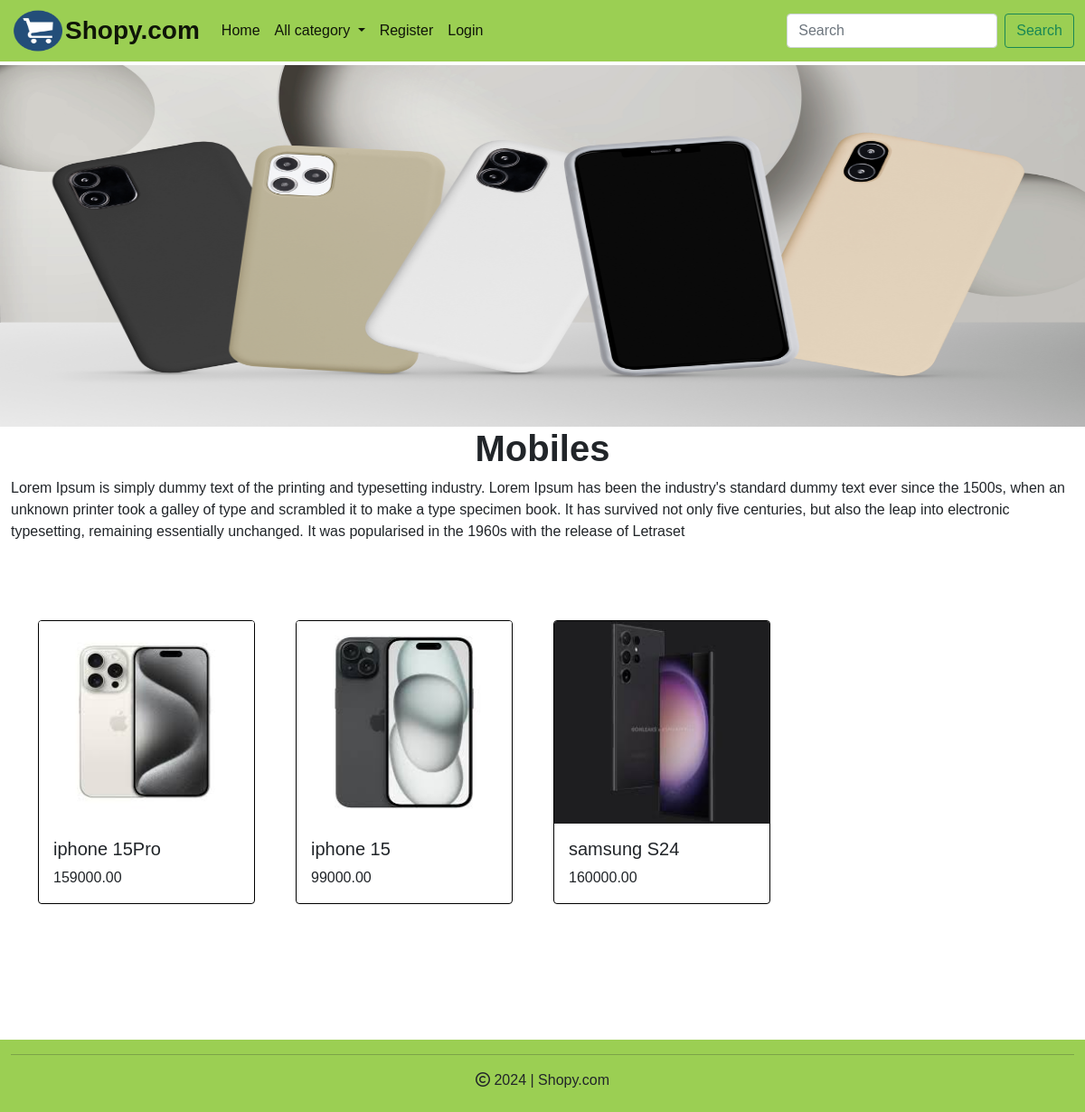
Page /allproducts/1/ on the committed database.
### shop/models.py (models this page shows, shortened)
class Category(models.Model):
    name=models.CharField(max_length=20)
    desc=models.TextField()
    image=models.ImageField(upload_to='media/image',blank=True,null=True)

class Product(models.Model):
    name = models.CharField(max_length=20)
    desc = models.TextField()
    image = models.ImageField(upload_to='media/products', blank=True, null=True)
    price=models.DecimalField(max_digits=10,decimal_places=2)
    stock=models.IntegerField()
    available=models.BooleanField(default=True)
    created=models.DateTimeField(auto_now_add=True) #one time
    updated=models.DateTimeField(auto_now=True) #change every time we update record
    category=models.ForeignKey(Category,on_delete=models.CASCADE)

### shop/views.py (the view)
# urls.py: path('allproducts/<int:pk>/',views.allproducts,name='allproducts'),
def allproducts(request,pk):
    cate_obj=Category.objects.get(id=pk) #
    pro_obj=Product.objects.filter(category=cate_obj)
    return  render(request,'products.html',{'cate_obj':cate_obj,'pro_obj':pro_obj})

### cart/context_processors.py (called while the page is built, shortened)
def total(request):
    u=request.user
    count=0
    return {'count':count}

### shop/context_processors.py (called while the page is built)
def links(request):
    c=Category.objects.all()
    return {'links':c}

### templates/products.html
{% extends 'base.html' %}
{% load static %}
{% block content %}
<br><br><br>
<div class="row" >
    <img src="{{ cate_obj.image.url }}" height="400px;" width="100%">
</div>
<div class="container-fluid" style="margin-bottom:70px;">
    <div class="row">
        <div class="col-md-12">
            <h1 class="text-center fw-bold">{{cate_obj.name}}</h1>
            <p style="align-item:justify;">{{cate_obj.desc}}</p>
        </div>
    </div>
</div>
<div class="container">
    <div class="row">
        {% for i in pro_obj %}
        <div class="col-md-3 col-6">
            <div  class="card" style="width: 15rem;">
              <a href="{% url 'shop:product_details' i.id %}"><img src="{{ i.image.url }}" class="card-img-top" alt="..." style="height: 14rem;"></a>
              <div class="card-body">
                <h5 class="card-title">{{ i.name }}</h5>
                  <p class="card-text">{{ i.price }}</p>
              </div>
            </div>
        </div>
        {% endfor %}
    </div>
</div>
{% endblock content %}

### templates/base.html (shortened to what this page needs)
<!DOCTYPE html>
{% load static %}
<html lang="en">
<head>
    <link href="https://cdn.jsdelivr.net/npm/bootstrap@5.0.2/dist/css/bootstrap.min.css" rel="stylesheet">
    <link rel="stylesheet" href="{% static 'css/style.css' %}">
    <link rel="stylesheet" href="https://cdnjs.cloudflare.com/ajax/libs/font-awesome/6.5.1/css/all.min.css" />
</head>
<body>
<header style="fixed;z-index: 1;">
<nav class="navbar navbar-expand-lg navbar-light">
  <div class="container-fluid">
    <img src="{% static 'image/logo3.png' %}" height="50px" width="60px">
    <a class="navbar-brand fw-bold fs-3" href="#">Shopy.com</a>
    <div class="collapse navbar-collapse" id="navbarSupportedContent">
      <ul class="navbar-nav me-auto mb-2 mb-lg-0">
        <li class="nav-item">
          <a class="nav-link active fs-6" aria-current="page" href="{% url 'shop:allcategories' %}">Home</a>
        </li>
        <li class="nav-item  dropdown">
          <a class="nav-link active dropdown-toggle fs-6" href="#" id="navbarDropdown" role="button" data-bs-toggle="dropdown" aria-expanded="false">
            All category
          </a>
        </li>
          {% if user.is_authenticated %}
          <li class="nav-item">
          <a class="nav-link active fs-6" aria-current="page" href="{% url 'shop:logout' %}">Logout</a>
        </li>
          {% if user.is_superuser != True %}
          <li class="nav-item">
          <a href="{% url 'cart:cart_view' %}" style="text-decoration:none;"><img src="{% static 'image/cart.png' %}" width="30px" height="30px"><sup class="fw-bold" style="color:red;font-size:15px;text-decoration:none;">{{count}}</sup></a>
        </li>
          <li class="nav-item">
          <a class="nav-link active fs-6" aria-current="page" href="{% url 'cart:orderview' %}">You Orders</a>
        </li>
          {% endif %}
          {% else %}
          <li class="nav-item">
          <a class="nav-link active fs-6" aria-current="page" href="{% url 'shop:register' %}">Register</a>
        </li>
          <li class="nav-item">
          <a class="nav-link active fs-6" aria-current="page" href="{% url 'shop:login' %}">Login</a>
        </li>
          {% endif %}
      </ul>
      <form class="d-flex" method="post" action="{% url 'search:search_products' %}">
        <input class="form-control me-2" type="search" name="q" placeholder="Search" aria-label="Search">
        <button class="btn btn-outline-success" type="submit">Search</button>
      </form>
    </div>
  </div>
</nav>
</header>
{% block content %}
{% endblock  %}
<footer id="footer" style="margin-top:150px">
    <div class="container-fluid">
        <div class="row">
            <div class=" col-md-12">
                <hr>
                <p><i class="fa-regular fa-copyright"></i> 2024 | Shopy.com</p>
            </div>
        </div>
    </div>
</footer>
</body>
</html>

### static/css/style.css (style rules this page uses)
body { font-family: "Cuprum", sans-serif; font-optical-sizing: auto; font-weight: 400; font-style: normal; }
.navbar { background-color:#9BCF53; position:fixed; top:0; z-index:1; width:100%; }
#footer { background-color:#9BCF53; text-align:center; bottom:0; left:0; width:100%; height:80px; }
.card { border:1px solid black; }

### rows in the picture
Category: image (picture), name "Mobiles", desc "Lorem Ipsum is simply dummy text of the printing and typesetting industry. Lorem Ipsum has been the industry's standard dummy text ever since the 1500s, when an unknown printer took a galley of type and scrambled it to make a type specimen book. It has survived not only five centuries, but also the leap into electronic typesetting, remaining essentially unchanged. It was popularised in the 1960s with the release of Letraset"
Product: image (picture), name "iphone 15Pro", price "159000.00"
Product: image (picture), name "iphone 15", price "99000.00"
Product: image (picture), name "samsung S24", price "160000.00"
